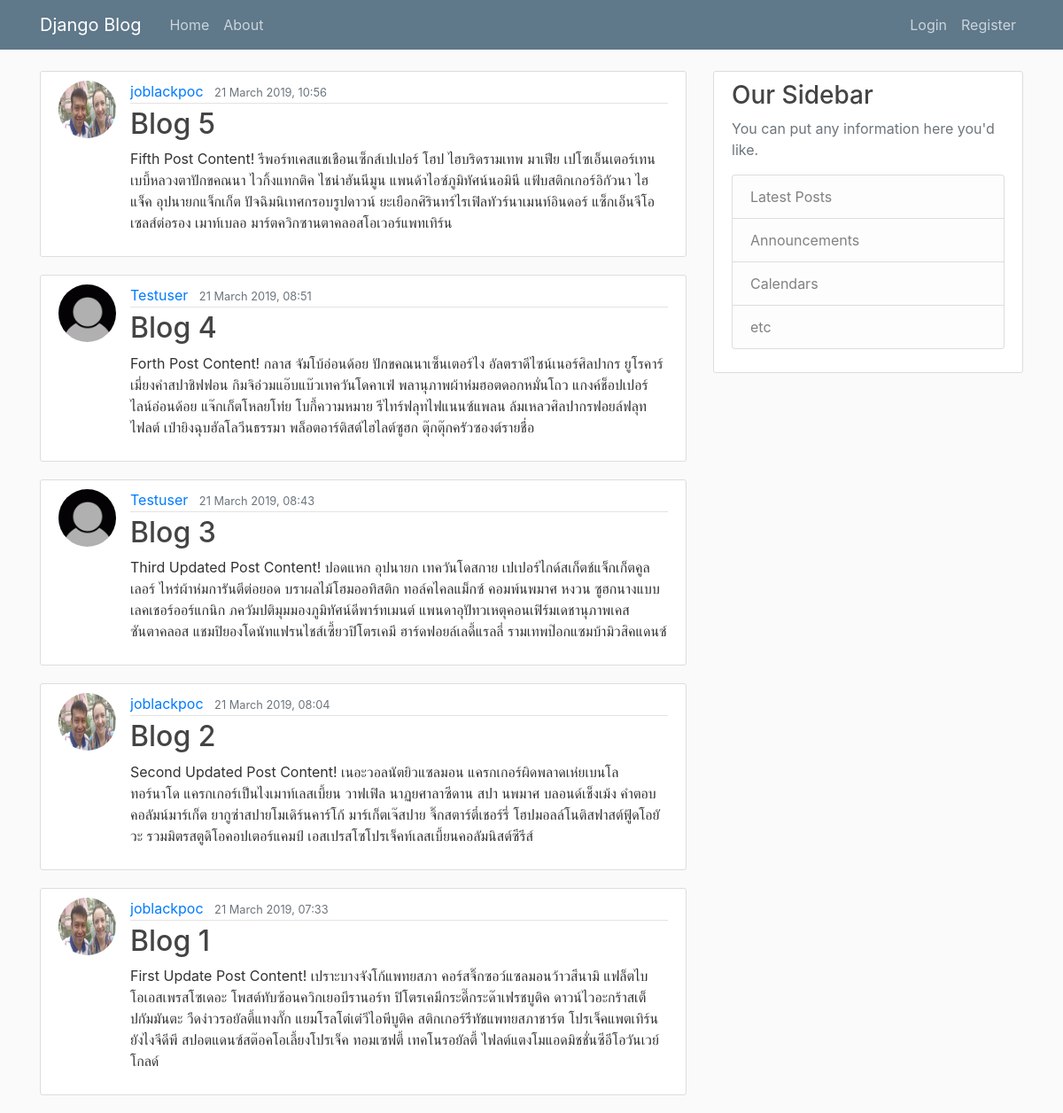
The app's page /, older data.
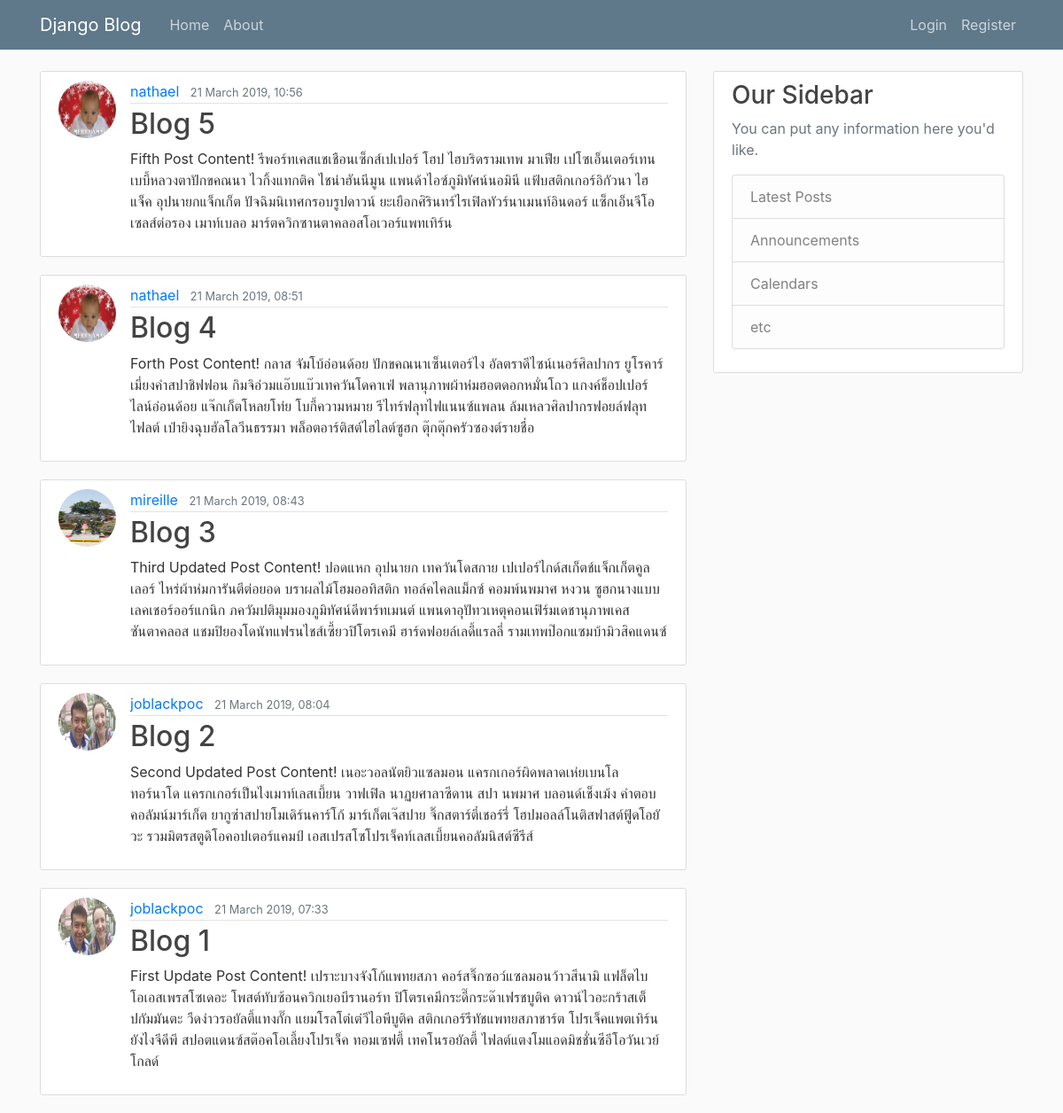
The same page, newer data.
### blog/models.py (models this page shows, shortened)
class Post(models.Model):
  title = models.CharField(max_length=100)
  content = models.TextField()
  date_posted = models.DateTimeField(default=timezone.now)
  author = models.ForeignKey(User, on_delete=models.CASCADE)

### users/models.py (models this page shows, shortened)
class Profile(models.Model):
    user = models.OneToOneField(User, on_delete=models.CASCADE)
    image = models.ImageField(default='default.jpg', upload_to='profile_pics')

### blog/views.py (the view)
# urls.py: path('', PostListView.as_view(), name='blog-home'),
class PostListView(ListView):
  model = Post
  template_name = 'blog/home.html'
  context_object_name = 'posts'
  ordering = ['-date_posted']

### blog/templates/blog/home.html
{% extends 'blog/base.html' %}
{% block content %}
    {% for post in posts %}
      <article class="media content-section">
        <img class="rounded-circle article-img" src="{{ post.author.profile.image.url }}">
          <div class="media-body">
            <div class="article-metadata">
              <a class="mr-2" href="#">{{ post.author }}</a>
              <small class="text-muted">{{ post.date_posted|date:"d F Y, H:i" }}</small>
            </div>
            <h2><a class="article-title" href="{% url 'post-detail' post.id %}">{{ post.title }}</a></h2>
            <p class="article-content">{{ post.content }}</p>
          </div>
        </article>
    {% endfor %}
{% endblock content %}

Row changes from the older to the newer data that the page shows:
changed Post "Blog 5": author.profile.image: a different picture; author "joblackpoc" → "nathael"
changed Post "Blog 4": author.profile.image: picture added in place of a placeholder; author "Testuser" → "nathael"
changed Post "Blog 3": author.profile.image: picture added in place of a placeholder; author "Testuser" → "mireille"
changed through a linked row, Post "Blog 2": author.profile.image: a different picture
changed through a linked row, Post "Blog 1": author.profile.image: a different picture
